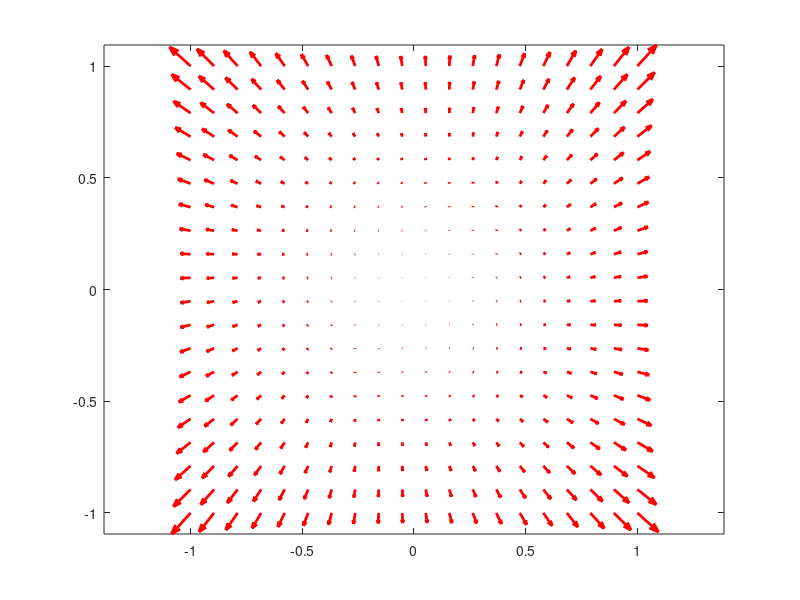

Source code (MATLAB):
%%
close all; clear; clc;

%% Problem 1
a = 10;
xdotFunc = @(x)([-x(2) + a*x(1)*(x(1)^2 + x(2)^2); x(1) + a*x(2)*(x(1)^2 + x(2)^2)]);

% Create the meshgrid
x_vals = linspace(-1, 1, 20);
[X1, X2] = meshgrid(x_vals, x_vals);

% Calculate the phase portrait
x1dot = zeros(size(X1));
x2dot = zeros(size(X1));
for j = 1:numel(X1)
    % Calculate the rate of change
    xdot = xdotFunc([X1(j), X2(j)])';
    x1dot(j) = xdot(1);
    x2dot(j) = xdot(2);
end

% Plot the phase portrait
figure();
quiver(X1, X2, x1dot, x2dot, 'r', 'LineWidth', 2); % plot f(x) vector in phase plane
axis tight equal;
